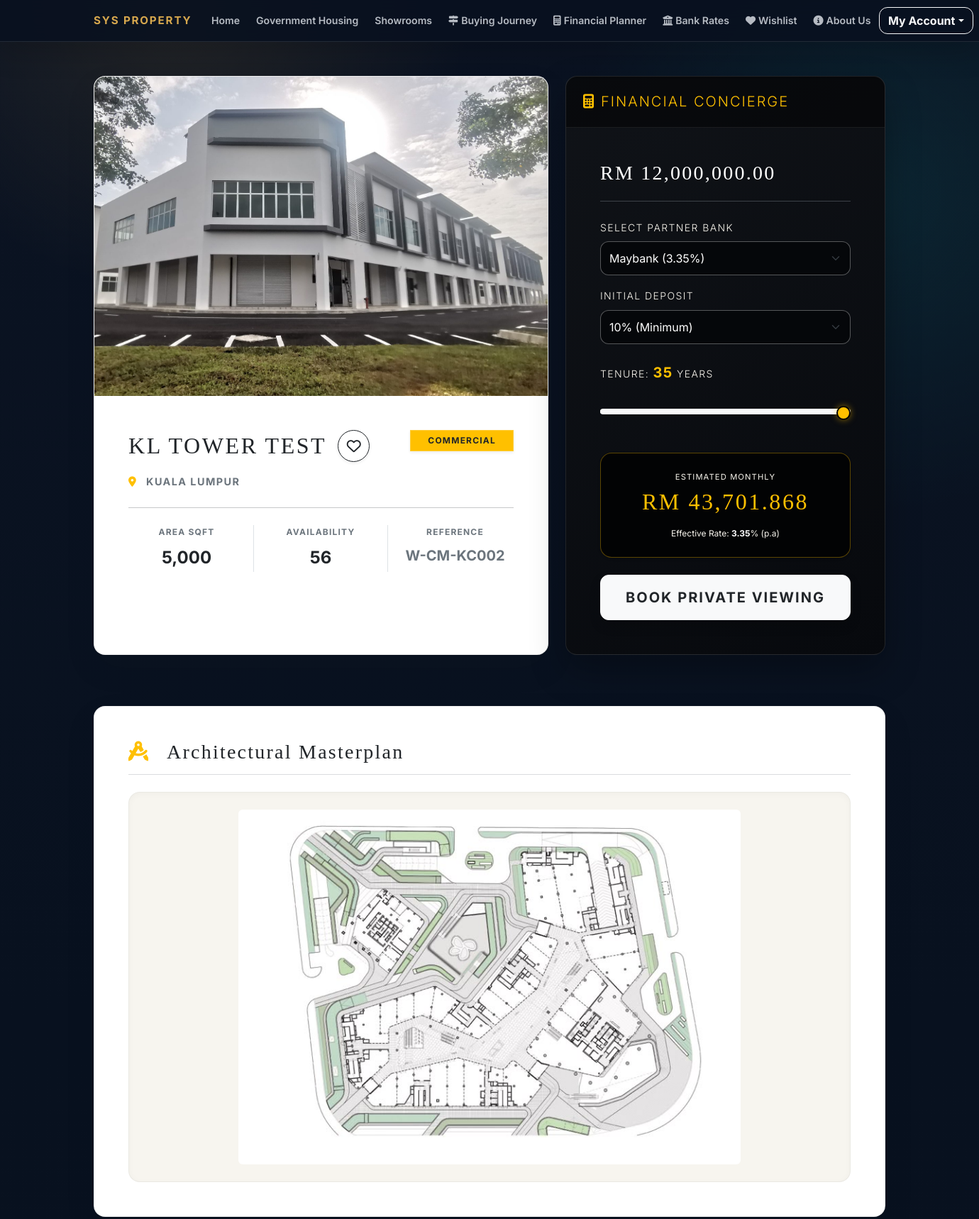
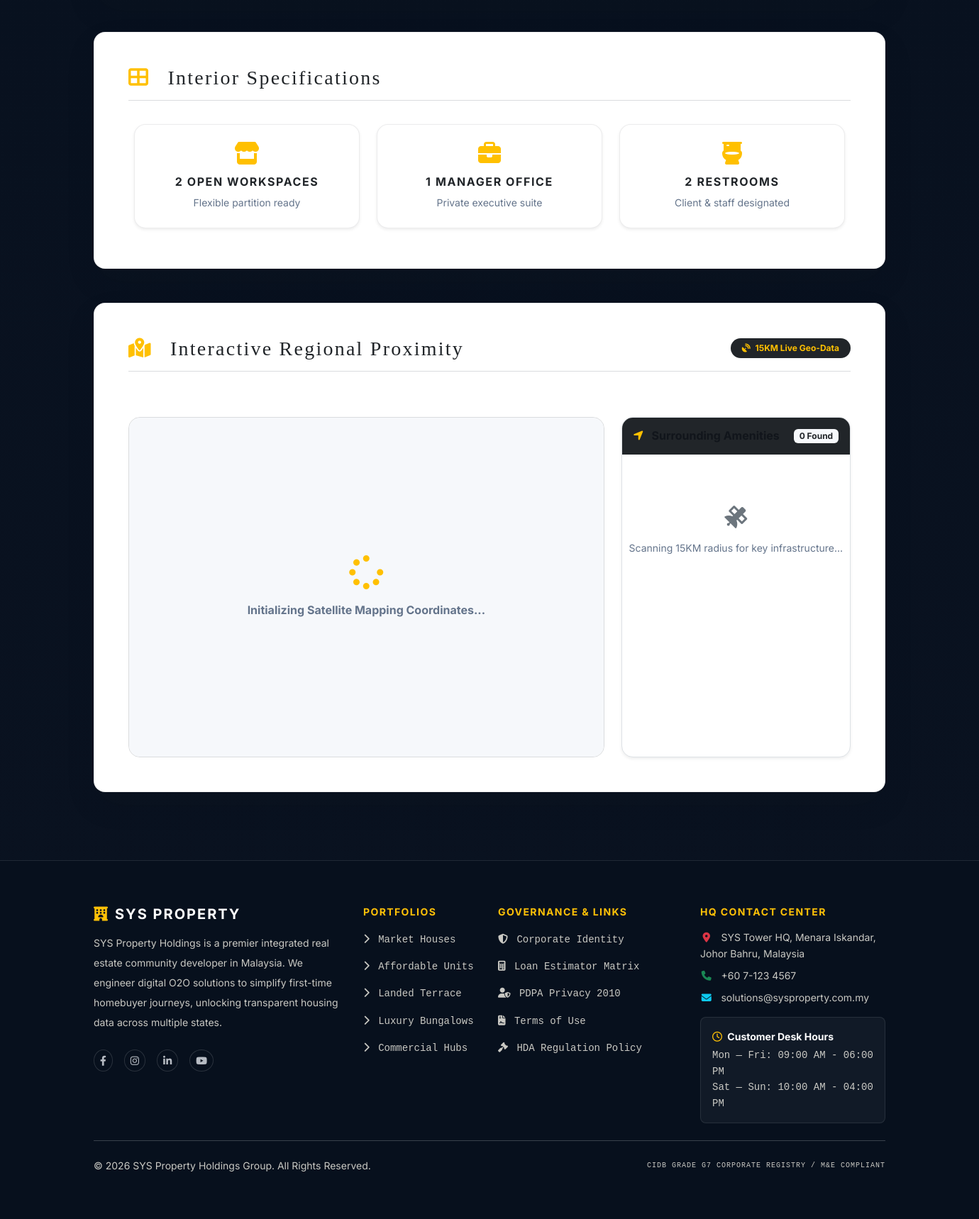
The app's page /customer/property_detail.php?id=183 (signed in) with its own data (2 pictures, top to bottom).
### tables this page shows
CREATE TABLE `properties` (
  `property_id` int(11) NOT NULL,
  `property_code` varchar(20) NOT NULL,
  `project_name` varchar(255) NOT NULL,
  `state` varchar(100) NOT NULL,
  `property_type` enum('AFFORDABLE','TERRACE','BUNGALOW','COMMERCIAL','APARTMENT') NOT NULL,
  `price` decimal(12,2) NOT NULL,
  `total_units` int(11) NOT NULL,
  `built_up_sqft` int(11) NOT NULL,
  `income_limit_rm` decimal(10,2) DEFAULT NULL,
  `status` enum('ACTIVE','SOLD_OUT','ARCHIVED') NOT NULL DEFAULT 'ACTIVE',
  `image_filename` varchar(255) NOT NULL,
  `image_search_keyword` varchar(255) NOT NULL,
  `is_affordable` tinyint(1) NOT NULL DEFAULT 0
);

### customer/property_detail.php (the view, shortened to what the rows shown need)
<?php
include_once '../includes/header.php';
require_once '../includes/property_images.php';
$account_id = $_SESSION['account_id'];
$property_id = isset($_GET['id']) ? intval($_GET['id']) : 0;
$stmt = $conn->prepare("SELECT * FROM properties WHERE property_id = ?");
$stmt->bind_param("i", $property_id);
$stmt->execute();
$property = $stmt->get_result()->fetch_assoc();
$is_wish_stmt = $conn->prepare("SELECT wishlist_id FROM wishlists WHERE customer_id = ? AND property_id = ?");
$is_wish_stmt->bind_param("ii", $account_id, $property_id);
$is_wish_stmt->execute();
$is_wishlisted = ($is_wish_stmt->get_result()->num_rows > 0);
$is_afford = (intval($property['is_affordable']) === 1);
$is_sold_out = (trim($property['status']) === 'SOLD_OUT');
$finalImg = property_catalog_image_path($property, $root_prefix, '../');
?>
<div class="container my-5">
    <div class="row">
        <div class="col-md-7 mb-4">
            <div class="card shadow-lg border-0 overflow-hidden h-100 rounded-4 property-hero-card bg-white">
                <div class="position-relative zoom-container" style="cursor: zoom-in;" data-bs-toggle="modal" data-bs-target="#imageZoom">
                    <img src="<?php echo $finalImg; ?>" class="w-100" style="height: 450px; object-fit: cover;">
                </div>
                <div class="card-body p-5">
                    <div class="d-flex justify-content-between align-items-start mb-3">
                        <div class="d-flex align-items-center gap-3">
                            <h2 class="luxury-title fw-light text-dark mb-0"><?php echo htmlspecialchars($property['project_name']); ?></h2>
                            <form method="POST" class="m-0">
                                <button type="submit" name="toggle_wishlist" class="btn <?php echo $is_wishlisted ? 'bg-dark text-white' : 'btn-outline-dark'; ?> rounded-circle d-flex align-items-center justify-content-center shadow-sm" style="width: 45px; height: 45px; border-color: #212529 !important;">
                                </button>
                            </form>
                        </div>
                        <?php if ($is_sold_out): ?>
                            <span class="badge bg-danger px-4 py-2 text-uppercase tracking-wider shadow-sm text-white rounded-0">SOLD OUT</span>
                        <?php else: ?>
                            <span class="badge <?php echo $is_afford ? 'bg-success' : 'bg-gold text-dark'; ?> px-4 py-2 text-uppercase tracking-wider shadow-sm rounded-0" style="border: 1px solid rgba(255,255,255,0.2);">
                                <?php echo $is_afford ? 'GOV AFFORDABLE' : htmlspecialchars($property['property_type']); ?>
                            </span>
                        <?php endif; ?>
                    </div>
                    <p class="text-secondary fw-bold mb-4 tracking-wider text-uppercase" style="font-size: 0.9rem !important;"><i class="fas fa-map-marker-alt text-gold me-2"></i> <?php echo htmlspecialchars($property['state']); ?></p>
                    <hr class="my-4">
                    <div class="row text-center mb-4">
                        <div class="col-4 border-end px-2">
                            <small class="d-block text-secondary fw-bold text-uppercase tracking-wider mb-2" style="font-size: 0.75rem;">Area SQFT</small>
                            <span class="fs-4 fw-bold text-dark"><?php echo number_format($property['built_up_sqft']); ?></span>
                        </div>
                        <div class="col-4 border-end px-2">
                            <small class="d-block text-secondary fw-bold text-uppercase tracking-wider mb-2" style="font-size: 0.75rem;">Availability</small>
                            <span class="fs-4 fw-bold <?php echo $is_sold_out ? 'text-danger' : 'text-dark'; ?>"><?php echo $is_sold_out ? '0' : $property['total_units']; ?></span>
                        </div>
                        <div class="col-4 px-2">
                            <small class="d-block text-secondary fw-bold text-uppercase tracking-wider mb-2" style="font-size: 0.75rem;">Reference</small>
                            <span class="fs-5 fw-bold text-secondary"><?php echo htmlspecialchars($property['property_code']); ?></span>
                        </div>
                    </div>
                </div>
            </div>
        </div>
        <div class="col-md-5 mb-4">
            <div class="card shadow-lg border-0 h-100 bg-dark text-white rounded-4 estimator-card">
                <div class="card-body p-4 p-lg-5 d-flex flex-column">
                    <h3 class="text-white fw-light mb-4 border-bottom border-secondary border-opacity-50 pb-4 luxury-title">RM <?php echo number_format($property['price'], 2); ?></h3>
                    <div class="mb-3">
                        <label class="form-label fw-light text-uppercase tracking-wider small panel-label">Select Partner Bank</label>
                        <select id="bankSelect" class="form-select panel-select">
                        </select>
                    </div>
                    <div class="mb-4">
                        <label class="form-label fw-light text-uppercase tracking-wider small panel-label">Initial Deposit</label>
                        <select id="downpayment" class="form-select panel-select">
                        </select>
                    </div>
                    <div class="mb-5">
                        <label class="form-label fw-light text-uppercase tracking-wider small panel-label">Tenure: <span id="tenureLabel" class="text-gold fs-5 fw-bold">35</span> Years</label>
                        <div class="pt-3">
                        </div>
                    </div>
                    <div class="p-4 rounded-4 text-center shadow-sm mb-4 monthly-card">
                        <p class="mb-2 panel-label text-uppercase tracking-wider" style="font-size: 0.7rem;">Estimated Monthly</p>
                        <h2 class="text-gold fw-light m-0 luxury-title" id="monthlyResult">RM 0.00</h2>
                        <small class="panel-note d-block mt-3" style="font-size: 0.75rem;">Effective Rate: <strong id="displayRate" class="text-white">0.00</strong>% (p.a)</small>
                    </div>
                    <div class="d-grid mt-auto">
                        <?php if ($is_sold_out): ?>
                            <button type="button" class="btn btn-outline-danger btn-lg fw-bold py-3 shadow text-uppercase tracking-wider" disabled>
                                <i class="fas fa-lock me-2"></i>SOLD OUT
                            </button>
                        <?php else: ?>
                            <?php if ($is_afford): ?>
                                <a href="apply_affordable.php?id=<?php echo $property_id; ?>" class="btn btn-success btn-lg fw-light py-3 shadow text-uppercase tracking-wider">Apply Now</a>
                            <?php else: ?>
                                <a href="book_appointment.php?id=<?php echo $property_id; ?>" class="btn btn-light btn-lg fw-bold py-3 shadow text-uppercase tracking-wider text-dark">Book Private Viewing</a>
                            <?php endif; ?>
                        <?php endif; ?>
                    </div>
                </div>
            </div>
        </div>
    </div>
</div>
<?php include_once '../includes/footer.php'; ?>

### records on screen
properties: is_affordable+property_type+state (picture), project_name "KL TOWER TEST", property_type "COMMERCIAL", state "KUALA LUMPUR", built_up_sqft "5,000", total_units "56", property_code "W-CM-KC002", price "12,000,000.00"

### other values on screen
$wishlist_text "Wishlist"
form field value "Maybank (3.35%)"
